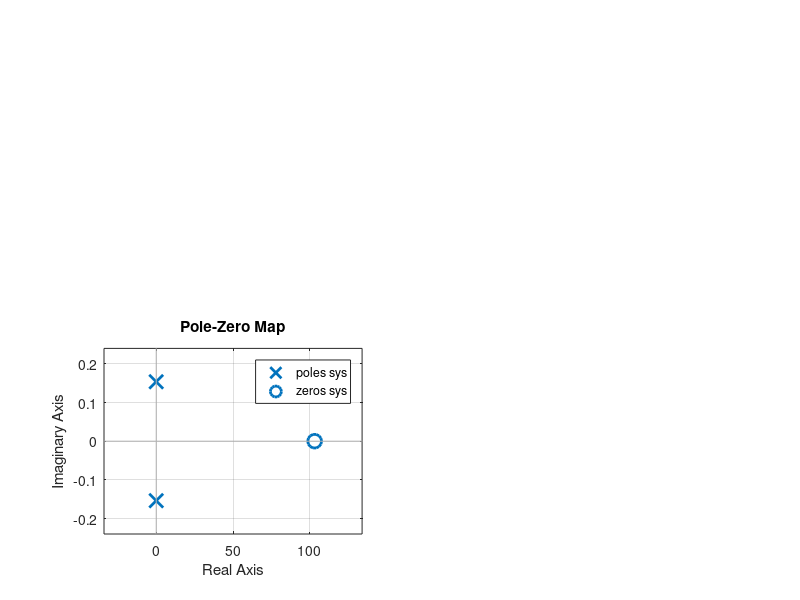

This chart was generated by the following MATLAB code: (Note: this script raises an error after producing the figure.)
%% Lateral Dynamics Control- Open Loop without controller
% Author: Pushkar Antony, Amit Kumar, Amiya Panda, Rama Subba Reddy 
% PS Number: 99003729, 99003775, 99003783,99003759
% Date: 12th April 2021.
% Version: 1.0.

%% Plant Description
% Vertical dynamics, or ride dynamics, basically refers to the vertical 
% response of the vehicle to road disturbances. Longitudinal dynamics 
% involves the straight-line acceleration and braking of the vehicle. 
% Lateral dynamics is concerned with the vehicle's turning behavior.
%--------------------------------------------------------------------------
% Equation1: Ybeta*Beta + Yr*r + Ydelta*delta + Fya + m*g*theta =
%               m*V*d(Beta)/dt + m*V*r
% Equation2: Nbeta*Beta + Nr*r + Ndelta*delta - (c-a)*Fya = Izz*dr/dt
%--------------------------------------------------------------------------
% Variables: 
%   Ybeta = Cf+Cr --> Damping - in - Sideslip
%   Yr = (aCf - bCr)/V --> Lateral Force/Yaw Coupling
%   Ydelta = ~Cf --> Control Force
%   Nbeta = a*Cf - b*Cr --> Directional Stability
%   Nr = (a^2)Cf + (b^2)Cr --> Yaw Damping
%   Ndelta = -aCf --> Control Moment
%--------------------------------------------------------------------------
% Values: Ydelta = 2461; m = 1775; V = 100; Nr = -67.06; Ndelta = 2803.079;
%         Yr = 0.46384; Izz = 1960; Ybeta = -4772; Nbeta = 46.38; V1=50;
%         Yr1 = 0.92768; Nr1 = -134.12;

%% Open Loop Control
% System with Velocity of 100km/hr:-
clc;
Ydelta = 2461;
m = 1775;
V = 100;
Nr = -67.06;
Ndelta = 2803.079;
Yr = 0.46384;
Izz = 1960;
Ybeta = -4772;
Nbeta = 46.38;
sys = tf([((Ydelta)/(m*V)),-((Nr*Ydelta)+(Ndelta*((m*V)-Yr)))/...
    (Izz*m*V)],[1,(-(Nr/Izz)-(Ybeta/(m*V))),((Nr*Ybeta)+...
    (Nbeta*((m*V)-Yr)))/(Izz*m*V)])
figure(1);
subplot(2,2,1);
impulse(sys);
title('Impulse Input for k');
subplot(2,2,2);
step(sys);
title('Step Input for k');
subplot(2,2,3);
[z,p,k]= tf2zp([((Ydelta)/(m*V)),-((Nr*Ydelta)+(Ndelta*((m*V)-Yr)))/...
    (Izz*m*V)],[1,(-(Nr/Izz)-(Ybeta/(m*V))),((Nr*Ybeta)+...
    (Nbeta*((m*V)-Yr)))/(Izz*m*V)])
pzmap(sys)
hold on;
S = stepinfo(sys)
%--------------------------------------------------------------------------
% System with velocity of 50km/hr:-
V1 = 50;
Yr1 = 0.92768;
Nr1 = -134.12;
sys = tf([((Ydelta)/(m*V1)),-((Nr1*Ydelta)+(Ndelta*((m*V1)-Yr1)))/...
    (Izz*m*V1)],[1,(-(Nr1/Izz)-(Ybeta/(m*V1))),((Nr1*Ybeta)+...
    (Nbeta*((m*V1)-Yr1)))/(Izz*m*V1)])
figure(2);
subplot(2,2,1);
impulse(sys);
title('Impulse Input for k');
subplot(2,2,2);
step(sys);
title('Step Input for k');
subplot(2,2,3);
[z,p,k]= tf2zp([((Ydelta)/(m*V1)),-((Nr*Ydelta)+(Ndelta*((m*V1)-Yr)))/...
    (Izz*m*V1)],[1,(-(Nr/Izz)-(Ybeta/(m*V1))),((Nr*Ybeta)+...
    (Nbeta*((m*V1)-Yr)))/(Izz*m*V1)])
pzmap(sys)
hold on;
S = stepinfo(sys)

%% Math Analysis:
% Independent: Time(t)
% Dependent: Vehicle side slip angle (Beta), Front Steer angle (Delta)
% Constant: Damping in Sideslip (Ybeta), Lateral Force/Yaw Coupling(Yr),
%           Control Force (Ydelta), Directional Stability (Nbeta),
%           Yaw Damping (Nr), Control Moment(Ndelta).
%--------------------------------------------------------------------------
% Roots: 
%   System with V = 100km/hr:
%       1) Zero = 103.1148
%       2) Pole = -0.0305+0.1538i, -0.0305-0.1538i 
%   System with V = 50m/s:
%       1) Zero = 51.5401
%       2) Pole = -0.0440+0.1535i, -0.0440-0.1535i
%--------------------------------------------------------------------------
% Time Response Analysis:
%   1)System with V = 100km/hr:
%        RiseTime: 7.6539
%        SettlingTime: 126.2645
%        SettlingMin: -89.1467
%        SettlingMax: -41.4693
%        Overshoot: 53.2876
%        Undershoot: 0
%        Peak: 89.1467
%        PeakTime: 21.1043
%   2)System with V = 50m/s:
%        RiseTime: 8.5851
%        SettlingTime: 64.9768
%        SettlingMin: -67.2096
%        SettlingMax: -47.9433
%        Overshoot: 28.6676
%        Undershoot: 0
%        Peak: 67.2096
%        PeakTime: 20.3506

%% Comparison Analysis:
% 1) The order of the system is 2nd order.
% When the Velocity of the system is changed, we can get to see some
% changes:
% 2) The system with higher velocity has the highest rise time and reaches
% the peak the fastest.
% 3) That is, the system with the higher velocity is the fastest.
% 4) The system with lesser velocity has the lower settling time, denoting 
% that it is more accurate.
% 5) The system with lesser velocity has lower overshoot percentages.
% 6) The system with higher velocity has the highest peak.